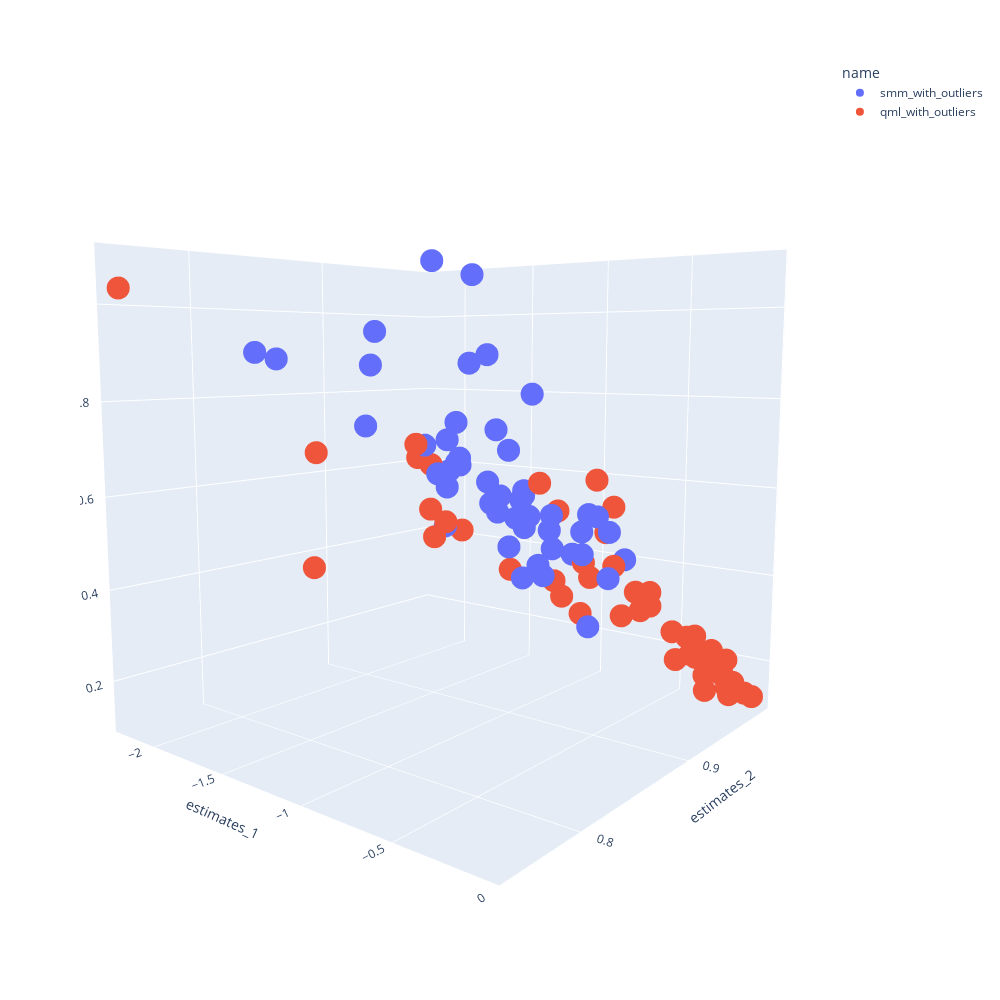

The notebook cell saved with this chart:
### Code cell
fig = px.scatter_3d(full_df, x="estimates_1", y="estimates_2", z="estimates_3", 
              color="name")
fig.update_layout(
    autosize=False,
    width=1000,
    height=1000
)
fig.show()
